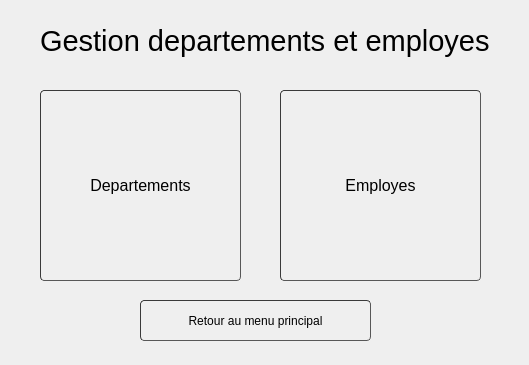
<?xml version="1.0" encoding="UTF-8"?>
<ui version="4.0">
 <class>Gestion_Dep_Empl</class>
 <widget class="QWidget" name="Gestion_Dep_Empl">
  <property name="geometry">
   <rect>
    <x>0</x>
    <y>0</y>
    <width>529</width>
    <height>365</height>
   </rect>
  </property>
  <property name="windowTitle">
   <string>Form</string>
  </property>
  <widget class="QPushButton" name="departements">
   <property name="geometry">
    <rect>
     <x>40</x>
     <y>90</y>
     <width>201</width>
     <height>191</height>
    </rect>
   </property>
   <property name="font">
    <font>
     <pointsize>12</pointsize>
    </font>
   </property>
   <property name="styleSheet">
    <string notr="true">	border-width: 1px; border-radius: 4px;
	border-color: rgb(58, 58, 58);
	border-style: inset;
	padding: 0 8px;


	selection-color: rgb(60, 63, 65);</string>
   </property>
   <property name="text">
    <string>Departements</string>
   </property>
   <property name="icon">
    <iconset resource="framelesswindow.qrc">
     <normaloff>:/images/icons8_department_64px.png</normaloff>:/images/icons8_department_64px.png</iconset>
   </property>
   <property name="iconSize">
    <size>
     <width>120</width>
     <height>120</height>
    </size>
   </property>
  </widget>
  <widget class="QPushButton" name="employe">
   <property name="geometry">
    <rect>
     <x>280</x>
     <y>90</y>
     <width>201</width>
     <height>191</height>
    </rect>
   </property>
   <property name="font">
    <font>
     <pointsize>12</pointsize>
    </font>
   </property>
   <property name="layoutDirection">
    <enum>Qt::LeftToRight</enum>
   </property>
   <property name="styleSheet">
    <string notr="true">	border-width: 1px; border-radius: 4px;
	border-color: rgb(58, 58, 58);
	border-style: inset;
	padding: 0 8px;


	selection-color: rgb(60, 63, 65);</string>
   </property>
   <property name="text">
    <string>Employes</string>
   </property>
   <property name="icon">
    <iconset resource="framelesswindow.qrc">
     <normaloff>:/images/icons8_gender_neutral_employee_group_200px.png</normaloff>:/images/icons8_gender_neutral_employee_group_200px.png</iconset>
   </property>
   <property name="iconSize">
    <size>
     <width>100</width>
     <height>100</height>
    </size>
   </property>
  </widget>
  <widget class="QLabel" name="label">
   <property name="geometry">
    <rect>
     <x>40</x>
     <y>20</y>
     <width>461</width>
     <height>41</height>
    </rect>
   </property>
   <property name="font">
    <font>
     <pointsize>22</pointsize>
    </font>
   </property>
   <property name="text">
    <string>Gestion departements et employes</string>
   </property>
  </widget>
  <widget class="QPushButton" name="pushButton">
   <property name="geometry">
    <rect>
     <x>140</x>
     <y>300</y>
     <width>231</width>
     <height>41</height>
    </rect>
   </property>
   <property name="styleSheet">
    <string notr="true">	border-width: 1px; border-radius: 4px;
	border-color: rgb(58, 58, 58);
	border-style: inset;
	padding: 0 8px;


	selection-color: rgb(60, 63, 65);</string>
   </property>
   <property name="text">
    <string>Retour au menu principal</string>
   </property>
  </widget>
 </widget>
 <resources>
  <include location="framelesswindow.qrc"/>
 </resources>
 <connections/>
</ui>
